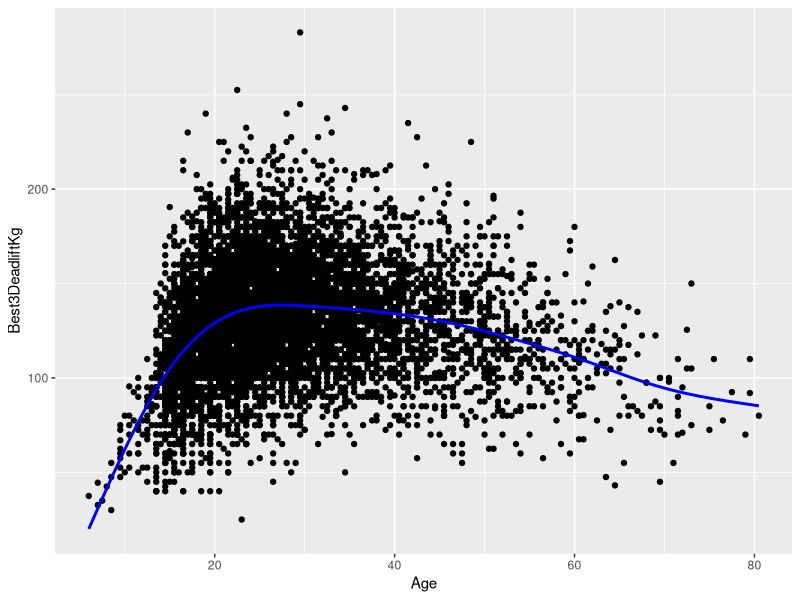
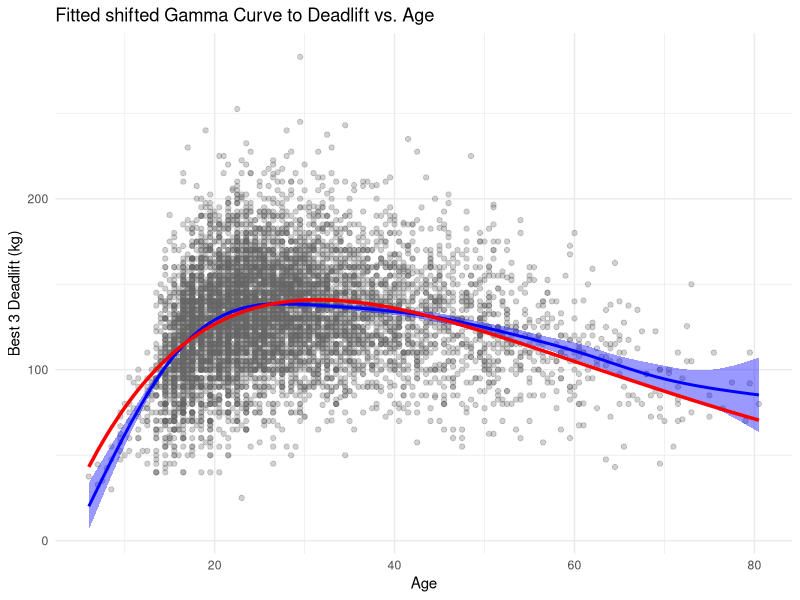
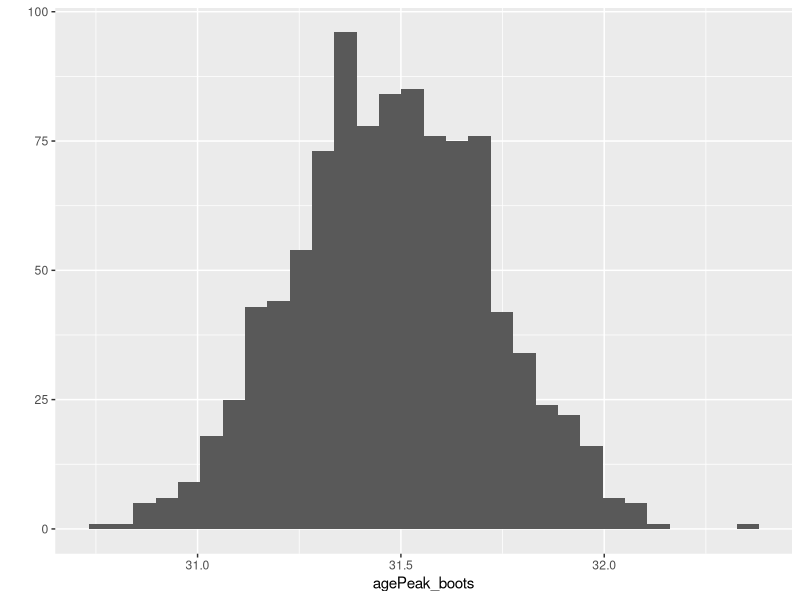
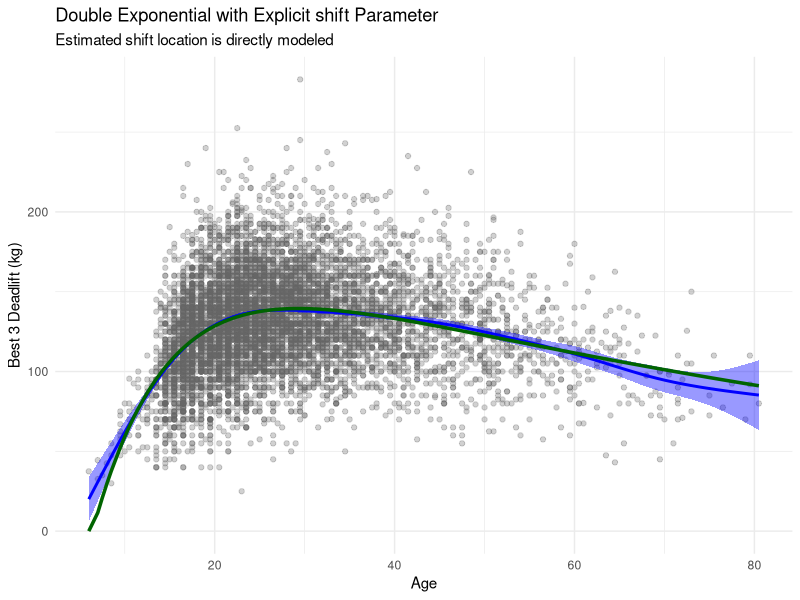
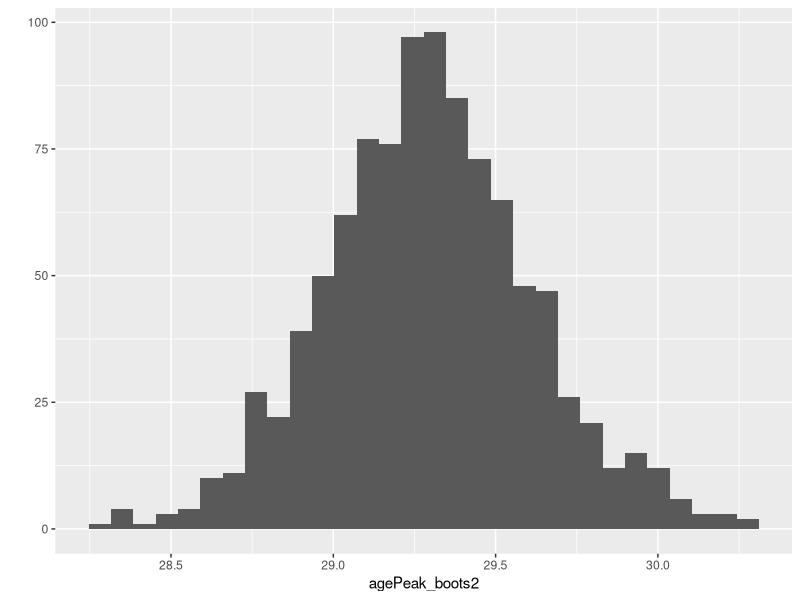

R code for these plots, in order:
## ---- chunk 1
library(tidyverse)
library(ggplot2)
library(readr)
library(broom)
library(readr)
powerlift <- read_csv("frhinehart/Powerlifting/data_repo_submission/sample_powerlift_female.csv") |>
  filter(Event == "SBD") |>
  filter(Equipment %in% c("Raw", "Single-ply")) |>
  filter(Place != "DQ") |>
  filter(Place != "NS") |>
  drop_na(Place) |>
  filter(Place != "G") |>
  filter(Place != "DD") |>
  drop_na(Age) |>
  drop_na(AgeClass) |>
  drop_na(Best3DeadliftKg)
## ---- chunk 2
ggplot(data = powerlift, aes(x = Age, y = Best3DeadliftKg)) +
  geom_point() +
  geom_smooth(color = "blue", se = FALSE)
## ---- chunk 3
# Defining a shifted gamma function
shifted_gamma <- function(x, a, b, x0) {
  x_start <- pmax(x - x0, 0)
  a * x_start * exp(-b * x_start)}
## ---- chunk 4
nls_fit <- nls(Best3DeadliftKg ~ shifted_gamma(Age, a, b, x0),
 data = powerlift,
 start = list(a = 300, b = 0.05, x0 = 10))
nls_fit
## ---- chunk 5
powerlift$pred <- predict(nls_fit)
## ---- chunk 6
ggplot(powerlift, aes(x = Age)) +
  geom_point(aes(y = Best3DeadliftKg), 
             alpha = 0.3, color = "gray40") +
  geom_smooth(aes(y = Best3DeadliftKg), color = "blue", fill = "blue") +
  #geom_function(fun = function(x) {(19.67175)*(x - 4.94486)*exp((-.03451)*(x - 4.94486))} ) +
  geom_line(aes(y = pred), color = "red", linewidth = 1.2) +
 labs(title = "Fitted shifted Gamma Curve to Deadlift vs. Age",
   x = "Age",
   y = "Best 3 Deadlift (kg)") +
 theme_minimal()
## ---- chunk 7
values <- coef(nls_fit)
x_max <- values["x0"] + 1/values["b"]
## ---- chunk 8
# Step 0. Set up objects 
B <- 1000 # number of bootstrap samples

agePeak_boots <- rep(NA, B) # a blank vector to store the bootstrap statistics

# set up loop
for(i in 1:B){
  # 1. Resample Data
  resampled_data <- powerlift |>
    slice_sample(prop = 1, replace = TRUE)
          
  #2. Calculate statistic
  # Step 1: refit model
  nls_fit_boot <- nls(Best3DeadliftKg ~ shifted_gamma(Age, a, b, x0),
  data = resampled_data,
  start = list(a = 300, b = 0.05, x0 = 10))
  values <- coef(nls_fit_boot)
  x_max_boot <- values["x0"] + 1/values["b"]
    
  #3. Store results
  agePeak_boots[i] <- x_max_boot
} # Back to 1. Resample Data, repeat B times
## ---- chunk 9
#4. Calculate CI
qplot(agePeak_boots)

conf.level <- 0.95
alpha <- 1 - conf.level

quantile(agePeak_boots, probs = c(alpha/2, 1-alpha/2)) |>
  round(2)
## ---- chunk 10
double_exp_shift <- function(x, A, k1, k2, x_shift) {
  x_start <- pmax(x - x_shift, 0)
  A * exp(-k1 * x_start) * (1 - exp(-k2 * x_start))}
## ---- chunk 11
nls_fit2 <- nls(Best3DeadliftKg ~ double_exp_shift(Age, A, k1, k2, x_shift),
  data = powerlift,
  start = list(A = 300, k1 = 0.02, k2 = 0.1, x_shift = 27))
nls_fit2
## ---- chunk 12
powerlift$pred <- predict(nls_fit2)
## ---- chunk 13
ggplot(powerlift, aes(x = Age)) +
  geom_point(aes(y = Best3DeadliftKg), alpha = 0.3, color = "gray40") +
  geom_smooth(aes(y = Best3DeadliftKg), color = "blue", fill = "blue") +
  geom_line(aes(y = pred), color = "darkgreen", linewidth = 1.2) +
  labs(title = "Double Exponential with Explicit shift Parameter",
    subtitle = "Estimated shift location is directly modeled",
    x = "Age",
    y = "Best 3 Deadlift (kg)") +
  theme_minimal()
## ---- chunk 14
values2 <- coef(nls_fit2)
x_max2 <- (-1 / values2["k2"]) * log(values2["k1"] / (values2["k1"] + values2["k2"])) + values2["x_shift"]
## ---- chunk 15
# Step 0. Set up objects 
B <- 1000 # number of bootstrap samples

set.seed(1)
agePeak_boots2 <- rep(NA, B) # a blank vector to store the bootstrap statistics

# set up loop
for(i in 1:B){
  # 1. Resample Data
  resampled_data <- powerlift |>
    slice_sample(prop = 1, replace = TRUE)

          
  #2. Calculate statistic
  # Step 1: refit model
  nls_fit_boot2 <- nls(Best3DeadliftKg ~ double_exp_shift(Age, A, k1, k2, x_shift),
  data = resampled_data,
  start = list(A = 300, k1 = 0.02, k2 = 0.1, x_shift = 27))
  values2 <- coef(nls_fit_boot2)
  x_max_boot2 <-  (-1 / values2["k2"]) * log(values2["k1"] / (values2["k1"] + values2["k2"])) + values2["x_shift"]
    
  #3. Store results
  agePeak_boots2[i] <- x_max_boot2
} # Back to 1. Resample Data, repeat B times
## ---- chunk 16
#4. Calculate CI
qplot(agePeak_boots2)

conf.level <- 0.95
alpha <- 1 - conf.level

quantile(agePeak_boots2, probs = c(alpha/2, 1-alpha/2)) |>
  round(2)
## ---- chunk 17
dl_finish <- lm(data = powerlift, Best3DeadliftKg ~ poly(Age, 5))
summary(dl_finish)
## ---- chunk 18
AIC(dl_finish)
## ---- chunk 19
AIC(nls_fit2)
